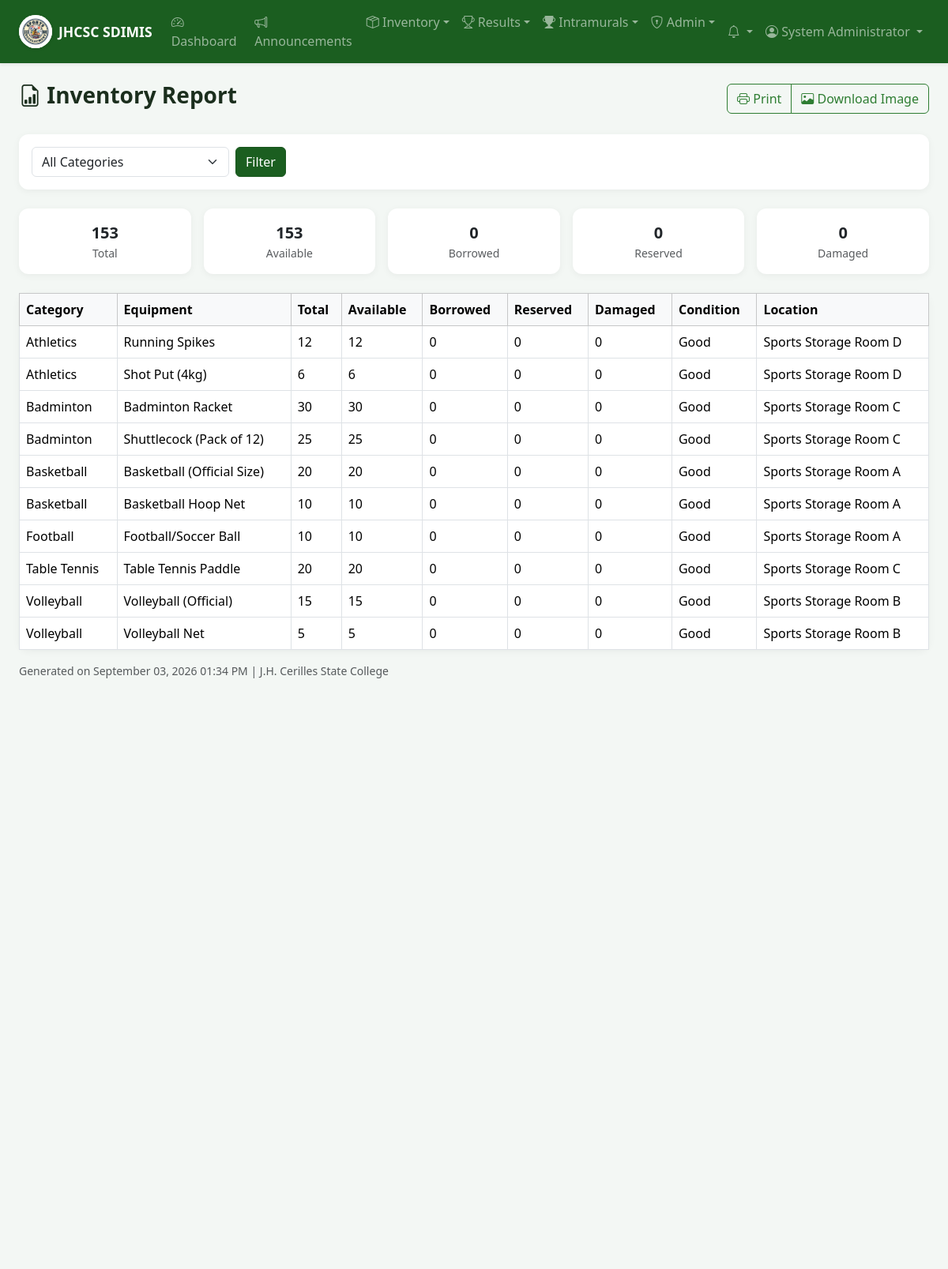
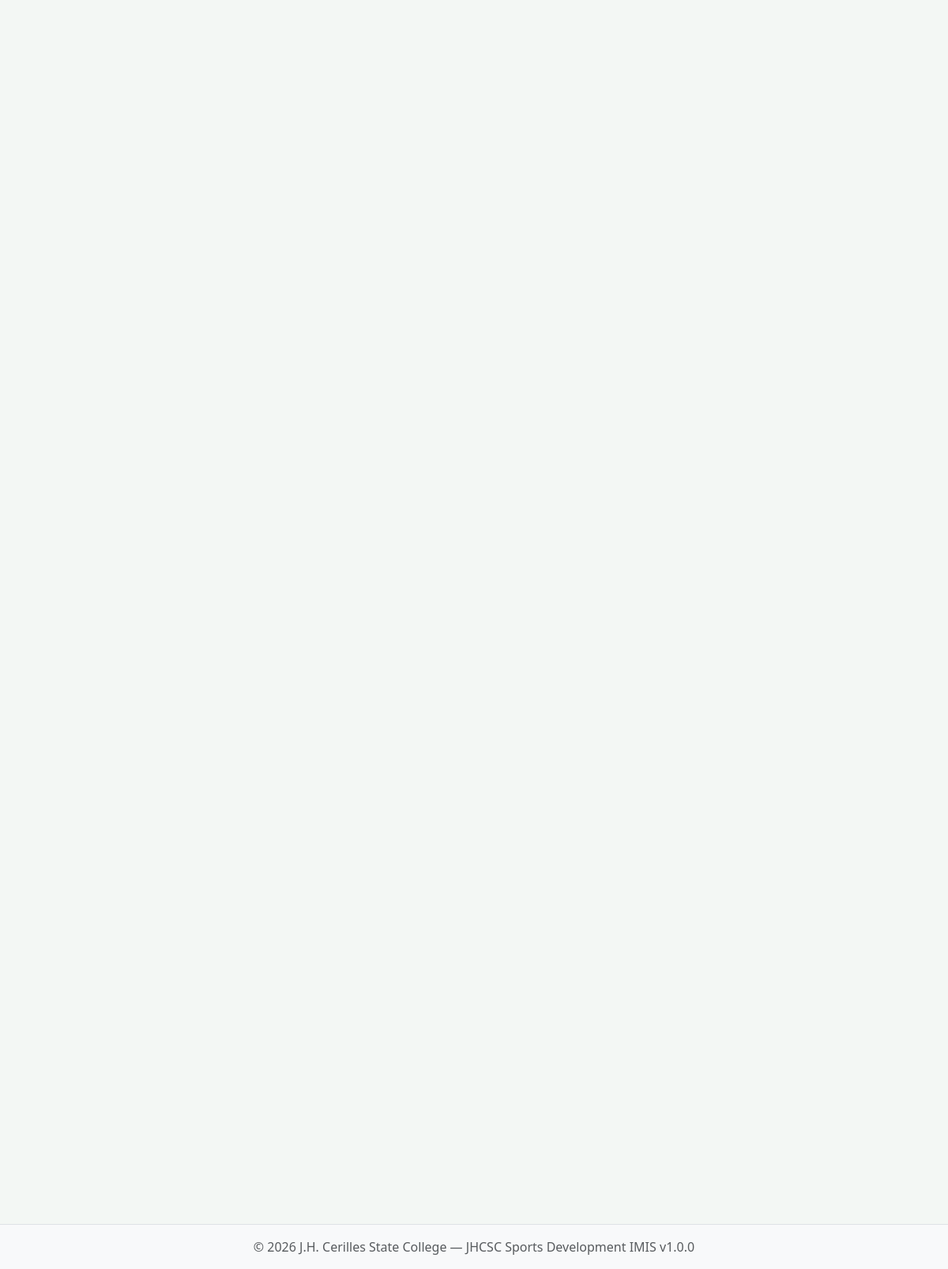
Screenshot of /reports/inventory.php (signed in) with the database file from the repository (2 pictures, top to bottom).
### tables this page shows
CREATE TABLE IF NOT EXISTS equipment (
    id INT AUTO_INCREMENT PRIMARY KEY,
    category_id INT NOT NULL,
    name VARCHAR(150) NOT NULL,
    description TEXT,
    barcode VARCHAR(50) DEFAULT NULL UNIQUE,
    quantity_total INT NOT NULL DEFAULT 0,
    quantity_available INT NOT NULL DEFAULT 0,
    quantity_borrowed INT NOT NULL DEFAULT 0,
    quantity_reserved INT NOT NULL DEFAULT 0,
    quantity_damaged INT NOT NULL DEFAULT 0,
    quantity_maintenance INT NOT NULL DEFAULT 0,
    `condition` ENUM('excellent', 'good', 'fair', 'poor', 'damaged') NOT NULL DEFAULT 'good',
    location VARCHAR(100) DEFAULT 'Sports Office',
    image VARCHAR(255) DEFAULT NULL,
    low_stock_threshold INT NOT NULL DEFAULT 3,
    is_active TINYINT(1) NOT NULL DEFAULT 1,
    created_at TIMESTAMP DEFAULT CURRENT_TIMESTAMP,
    updated_at TIMESTAMP DEFAULT CURRENT_TIMESTAMP ON UPDATE CURRENT_TIMESTAMP,
    FOREIGN KEY (category_id) REFERENCES equipment_categories(id) ON DELETE RESTRICT
);

CREATE TABLE IF NOT EXISTS equipment_categories (
    id INT AUTO_INCREMENT PRIMARY KEY,
    name VARCHAR(100) NOT NULL UNIQUE,
    description TEXT,
    is_active TINYINT(1) NOT NULL DEFAULT 1,
    created_at TIMESTAMP DEFAULT CURRENT_TIMESTAMP
);

### includes/functions.php (called while the page is built, shortened)
<?php
function sanitize(string $input): string
{
    return htmlspecialchars(trim($input), ENT_QUOTES, 'UTF-8');
}

### reports/inventory.php (the view, shortened to what this page needs)
<?php
$db = getDB();
$where = 'e.is_active = 1';
$params = [];
$stmt = $db->prepare("SELECT e.*, c.name as category_name FROM equipment e JOIN equipment_categories c ON e.category_id = c.id WHERE $where ORDER BY c.name, e.name");
$stmt->execute($params);
$equipment = $stmt->fetchAll();
$totals = ['total' => 0, 'available' => 0, 'borrowed' => 0, 'reserved' => 0, 'damaged' => 0];
foreach ($equipment as $eq) {
    $totals['total'] += $eq['quantity_total'];
    $totals['available'] += $eq['quantity_available'];
    $totals['borrowed'] += $eq['quantity_borrowed'];
    $totals['reserved'] += $eq['quantity_reserved'];
    $totals['damaged'] += $eq['quantity_damaged'];
}
require_once __DIR__ . '/../includes/header.php';
?>
<div class="page-header d-flex justify-content-between align-items-center">
    <h1><i class="bi bi-file-earmark-bar-graph"></i> Inventory Report</h1>
    <button onclick="printReport()" class="btn btn-outline-secondary no-print"><i class="bi bi-printer"></i> Print</button>
</div>
<div class="filter-bar no-print mb-4">
    <form method="GET" class="d-flex gap-2">
        <select name="category" class="form-select" style="max-width:250px">
            <option value="">All Categories</option>
        </select>
        <button type="submit" class="btn btn-primary">Filter</button>
    </form>
</div>
<div class="row g-3 mb-4">
    <?php foreach ($totals as $label => $val): ?>
    <div class="col"><div class="card text-center p-3"><div class="fs-5 fw-bold"><?= $val ?></div><small class="text-muted"><?= ucfirst($label) ?></small></div></div>
    <?php endforeach; ?>
</div>
<div class="card">
    <div class="card-body p-0">
        <table class="table table-bordered mb-0">
            <thead class="table-light"><tr><th>Category</th><th>Equipment</th><th>Total</th><th>Available</th><th>Borrowed</th><th>Reserved</th><th>Damaged</th><th>Condition</th><th>Location</th></tr></thead>
            <tbody>
                <?php foreach ($equipment as $eq): ?>
                <tr>
                    <td><?= sanitize($eq['category_name']) ?></td>
                    <td><?= sanitize($eq['name']) ?></td>
                    <td><?= $eq['quantity_total'] ?></td>
                    <td><?= $eq['quantity_available'] ?></td>
                    <td><?= $eq['quantity_borrowed'] ?></td>
                    <td><?= $eq['quantity_reserved'] ?></td>
                    <td><?= $eq['quantity_damaged'] ?></td>
                    <td><?= ucfirst($eq['condition']) ?></td>
                    <td><?= sanitize($eq['location']) ?></td>
                </tr>
                <?php endforeach; ?>
            </tbody>
        </table>
    </div>
</div>
<p class="text-muted mt-3 small no-print">Generated on <?= date('F d, Y h:i A') ?> | <?= sanitize(APP_CAMPUS) ?></p>
<?php require_once __DIR__ . '/../includes/footer.php'; ?>

### assets/css/style.css (style rules this page uses)
:root { --jhcsc-primary: #1b5e20; --jhcsc-secondary: #2e7d32; --jhcsc-accent: #c62828; }
body { min-height: 100vh; display: flex; flex-direction: column; background-color: var(--theme-body-bg, #f4f6f9); color: var(--theme-text, #2c3e50); }
.card { border: none; border-radius: 12px; box-shadow: 0 2px 10px rgba(0,0,0,0.05); background-color: var(--theme-card-bg, #ffffff); }
.page-header h1 { font-size: 1.75rem; font-weight: 700; color: var(--theme-text, #2c3e50); }
.page-header { margin-bottom: 1.5rem; }
.page-header.d-flex, .page-header.flex-wrap { flex-wrap: wrap; gap: 0.75rem; }
.filter-bar { background: var(--theme-card-bg, white); border-radius: 12px; padding: 1rem; margin-bottom: 1.5rem; box-shadow: 0 2px 10px rgba(0,0,0,0.05); }
.report-export-actions .btn { white-space: nowrap; }

### rows the page displays
equipment: category.name "Athletics", name "Running Spikes", quantity_total "12", quantity_available "12", quantity_borrowed "0", quantity_reserved "0", quantity_damaged "0", condition "Good", location "Sports Storage Room D"
equipment: category.name "Athletics", name "Shot Put (4kg)", quantity_total "6", quantity_available "6", quantity_borrowed "0", quantity_reserved "0", quantity_damaged "0", condition "Good", location "Sports Storage Room D"
equipment: category.name "Badminton", name "Badminton Racket", quantity_total "30", quantity_available "30", quantity_borrowed "0", quantity_reserved "0", quantity_damaged "0", condition "Good", location "Sports Storage Room C"
equipment: category.name "Badminton", name "Shuttlecock (Pack of 12)", quantity_total "25", quantity_available "25", quantity_borrowed "0", quantity_reserved "0", quantity_damaged "0", condition "Good", location "Sports Storage Room C"
equipment: category.name "Basketball", name "Basketball (Official Size)", quantity_total "20", quantity_available "20", quantity_borrowed "0", quantity_reserved "0", quantity_damaged "0", condition "Good", location "Sports Storage Room A"
equipment: category.name "Basketball", name "Basketball Hoop Net", quantity_total "10", quantity_available "10", quantity_borrowed "0", quantity_reserved "0", quantity_damaged "0", condition "Good", location "Sports Storage Room A"
equipment: category.name "Football", name "Football/Soccer Ball", quantity_total "10", quantity_available "10", quantity_borrowed "0", quantity_reserved "0", quantity_damaged "0", condition "Good", location "Sports Storage Room A"
equipment: category.name "Table Tennis", name "Table Tennis Paddle", quantity_total "20", quantity_available "20", quantity_borrowed "0", quantity_reserved "0", quantity_damaged "0", condition "Good", location "Sports Storage Room C"
equipment: category.name "Volleyball", name "Volleyball (Official)", quantity_total "15", quantity_available "15", quantity_borrowed "0", quantity_reserved "0", quantity_damaged "0", condition "Good", location "Sports Storage Room B"
equipment: category.name "Volleyball", name "Volleyball Net", quantity_total "5", quantity_available "5", quantity_borrowed "0", quantity_reserved "0", quantity_damaged "0", condition "Good", location "Sports Storage Room B"

### other values shown
APP_SHORT_NAME "JHCSC SDIMIS"
$entry['label'] "Dashboard"
$entry['label'] "Announcements"
$entry['label'] "Inventory"
$entry['label'] "Results"
$entry['label'] "Intramurals"
$entry['label'] "Admin"
$_SESSION['user_name'] "System Administrator"
$val "153"
$label "Total"
$label "Available"
$val "0"
$label "Borrowed"
$label "Reserved"
$label "Damaged"
